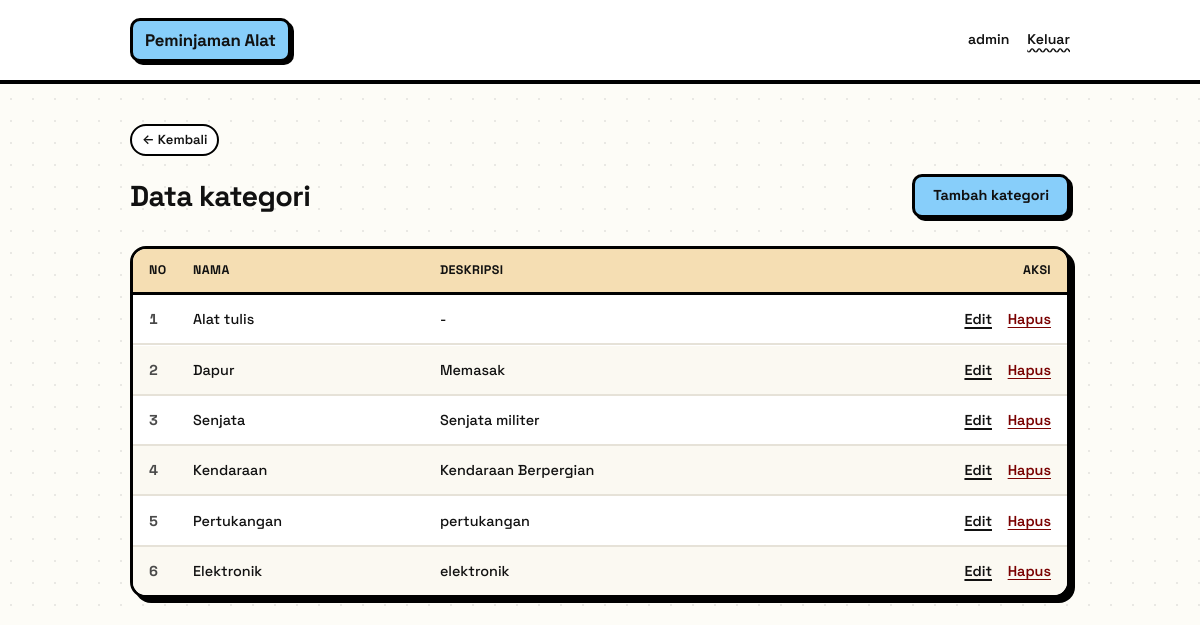
/kategori/index.php (signed in), run on the app's committed database.
### tables this page shows
CREATE TABLE `kategori` (
  `id` int(11) NOT NULL,
  `nama` varchar(100) NOT NULL,
  `deskripsi` varchar(255) DEFAULT NULL
);

### kategori/index.php (the view, shortened to what this page needs)
<?php
include '../config/connection.php';
?>
<!DOCTYPE html>
<html lang="id">
<head>
    <link rel="stylesheet" href="../assets/css/tampil.css">
</head>
<body>
<header class="topbar">
    <a href="../index.php" class="brand">Peminjaman Alat</a>
    <div class="user">
        <span><?= $_SESSION['username'] ?></span>
        <a href="../logout.php">Keluar</a>
    </div>
</header>
<main class="page">
    <a href="../index.php" class="back">Kembali</a>
    <div class="page-head">
        <h1>Data kategori</h1>
        <a href="tambah.php" class="btn btn-primary">Tambah kategori</a>
    </div>
    <table>
        <thead>
            <tr>
                <th>No</th>
                <th>Nama</th>
                <th>Deskripsi</th>
                <th class="aksi">Aksi</th>
            </tr>
        </thead>
        <tbody>
            <?php
            $no = 1;
            $data = $conn->query("SELECT * FROM kategori ORDER BY id DESC");
            while($r = $data->fetch_assoc()):
            ?>
            <tr>
                <td><?= $no++ ?></td>
                <td><?= $r['nama'] ?></td>
                <td><?= $r['deskripsi'] ?></td>
                <td class="aksi">
                    <a href="edit.php?id=<?= $r['id'] ?>">Edit</a>
                    <a href="hapus.php?id=<?= $r['id'] ?>" class="hapus" onclick="return confirm('Hapus kategori ini?')">Hapus</a>
                </td>
            </tr>
            <?php endwhile; ?>
        </tbody>
    </table>
</main>
</body>
</html>

### assets/css/tampil.css (style rules this page uses)
:root { --blue: #87CEFA; --purple: #DDA0DD; --tan: #F5DEB3; --green: #98FB98; --pink: #FFB3C6; --red: #FF6B6B; --bg: #FDFCF7; --surface: #ffffff; --ink: #111111; --muted: #4a4a4a; --border: #000000; --bw: 3px; --bw-lg: 4px; --radius: 16px; --radius-sm: 10px; --shadow: 5px 5px 0 var(--border); --shadow-sm: 3px 3px 0 var(--border); --shadow-press: 2px 2px 0 var(--border); --accent: #111111; --accent-hover: #2b2b2b; --accent-soft: var(--green); --amber: #6b4e00; --amber-soft: var(--tan); --danger: #7a0000; --danger-soft: var(--red); --grey-soft: #e9e9e9; --w: 940px; --font: "Space Grotesk", -apple-system, "Segoe UI", Roboto, "Helvetica Neue", Arial, sans-serif; }
*, *::before, *::after { box-sizing: border-box; }
html { -webkit-text-size-adjust: 100%; }
body { margin: 0; background-color: var(--bg); background-image: radial-gradient(#00000014 1.4px, transparent 1.4px); background-size: 22px 22px; color: var(--ink); font-family: var(--font); font-size: 15px; line-height: 1.55; -webkit-font-smoothing: antialiased; }
a { color: var(--ink); text-decoration: underline; text-decoration-thickness: 2px; text-underline-offset: 3px; font-weight: 600; }
.topbar { display: flex; align-items: center; justify-content: space-between; gap: 16px; padding: 18px max(24px, calc((100% - var(--w)) / 2)); background: var(--surface); border-bottom: var(--bw-lg) solid var(--border); }
.brand { font-weight: 700; font-size: 1.05rem; letter-spacing: -0.01em; color: var(--ink); text-decoration: none; padding: 6px 12px; background: var(--blue); border: var(--bw) solid var(--border); border-radius: var(--radius-sm); box-shadow: var(--shadow-sm); }
.topbar .user { display: flex; align-items: center; gap: 18px; font-size: 0.88rem; font-weight: 600; color: var(--ink); }
.topbar .user a { text-decoration: underline wavy; }
.page { width: 100%; max-width: calc(var(--w) + 48px); margin: 0 auto; padding: 40px 24px 96px; }
.back { display: inline-block; margin-bottom: 18px; padding: 4px 10px; font-size: 0.82rem; font-weight: 600; color: var(--ink); background: var(--surface); border: 2px solid var(--border); border-radius: 999px; text-decoration: none; }
.back::before { content: "← "; }
.back { transition: transform 0.15s ease, background-color 0.15s ease; }
.page-head { display: flex; align-items: center; justify-content: space-between; flex-wrap: wrap; gap: 12px 16px; margin-bottom: 28px; }
h1 { margin: 0; font-size: 1.8rem; line-height: 1.2; font-weight: 700; letter-spacing: -0.02em; }
.btn { display: inline-flex; align-items: center; justify-content: center; appearance: none; padding: 10px 18px; border: var(--bw) solid var(--border); border-radius: var(--radius-sm); background: var(--blue); color: var(--ink); font: inherit; font-size: 0.9rem; font-weight: 700; line-height: 1.2; text-decoration: none; cursor: pointer; box-shadow: var(--shadow-sm); transition: transform 0.1s ease, box-shadow 0.1s ease, background-color 0.1s ease; }
.btn-primary { background: var(--blue); }
table { width: 100%; border-collapse: separate; border-spacing: 0; font-size: 0.9rem; font-variant-numeric: tabular-nums; background: var(--surface); border: var(--bw) solid var(--border); border-radius: var(--radius); box-shadow: var(--shadow); overflow: hidden; animation: popIn 0.4s ease both; }
tbody tr { animation: popIn 0.35s ease both; transition: background-color 0.12s ease; }
tbody tr:nth-child(1) { animation-delay: 0.02s; }
tbody tr:nth-child(2) { animation-delay: 0.06s; }
tbody tr:nth-child(3) { animation-delay: 0.10s; }
tbody tr:nth-child(4) { animation-delay: 0.14s; }
tbody tr:nth-child(5) { animation-delay: 0.18s; }
tbody tr:nth-child(6) { animation-delay: 0.22s; }
th { padding: 12px 12px; background: var(--tan); border-bottom: var(--bw) solid var(--border); color: var(--ink); font-size: 0.78rem; font-weight: 700; text-transform: uppercase; letter-spacing: 0.03em; text-align: left; white-space: nowrap; }
td { padding: 13px 12px; border-bottom: 2px solid #e6e2d8; vertical-align: middle; font-weight: 500; }
tr:last-child td { border-bottom: none; }
tr:nth-child(even) td { background: #fbf9f2; }
th:first-child, td:first-child { padding-left: 16px; }
th:last-child, td:last-child { padding-right: 16px; }
th:first-child { width: 3rem; }
td:first-child { color: var(--muted); font-weight: 700; }
.aksi { text-align: right; white-space: nowrap; }
td.aksi > * + * { margin-left: 12px; }
td .hapus { color: var(--danger); text-decoration: underline; display: inline-block; }

### data on the page
kategori: nama "Alat tulis", deskripsi "-"
kategori: nama "Dapur", deskripsi "Memasak"
kategori: nama "Senjata", deskripsi "Senjata militer"
kategori: nama "Kendaraan", deskripsi "Kendaraan Berpergian"
kategori: nama "Pertukangan", deskripsi "pertukangan"
kategori: nama "Elektronik", deskripsi "elektronik"

### other printed values
$_SESSION['username'] "admin"
